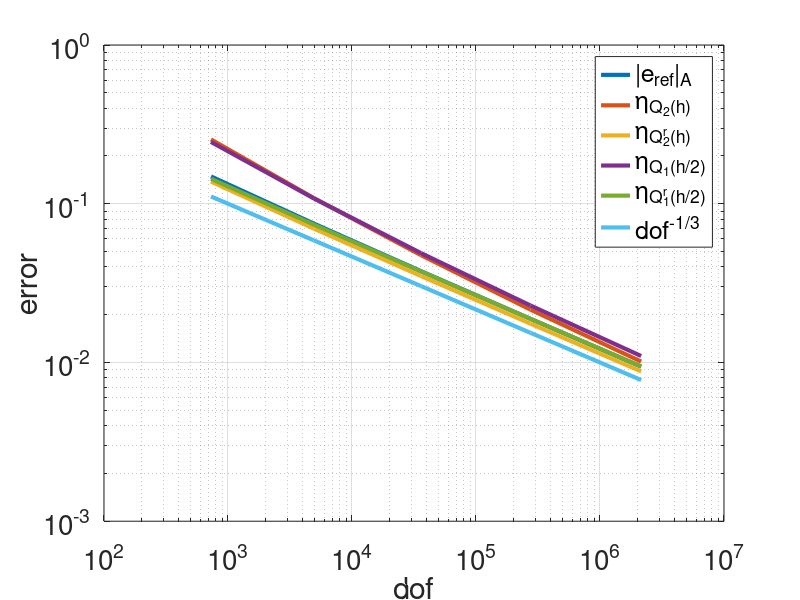
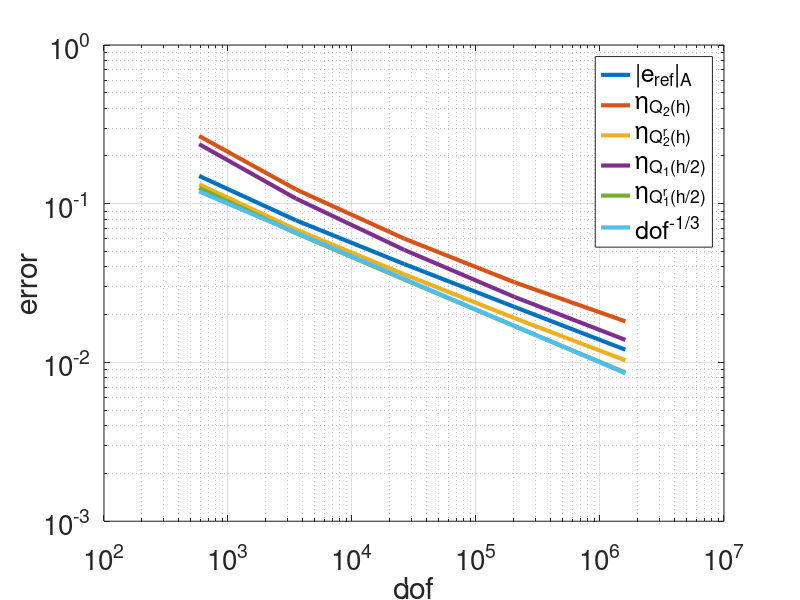
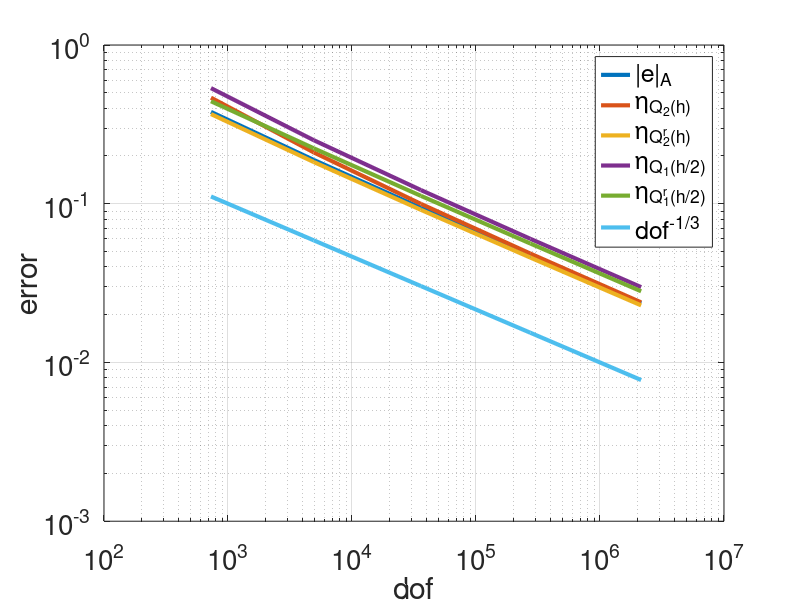
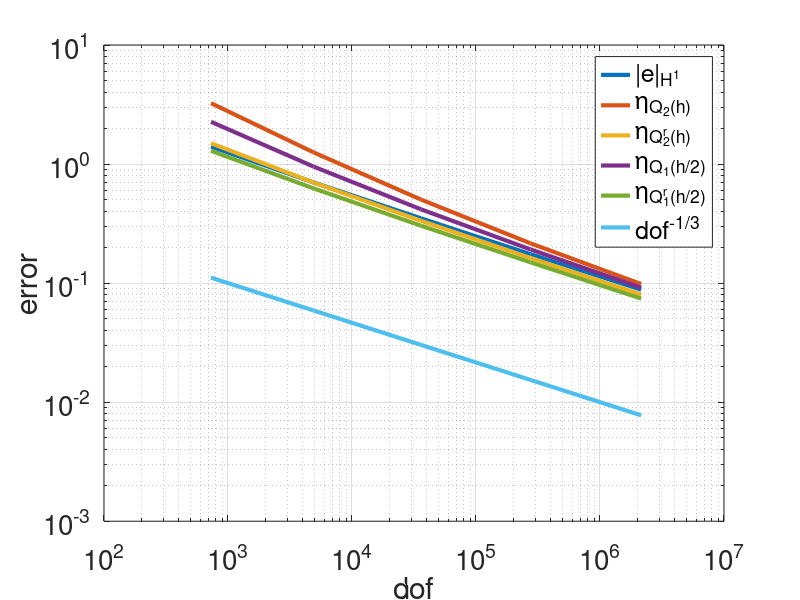

Reproduce these figures in MATLAB, in order.
%CONVERGENCE_RATE_CHECK generate plot for test problems with analytic solutions
% IFISS scriptfile: DJS; 29 July 2022.
% Copyright (c) 2022 G. Papanikos, C.E. Powell, D.J. Silvester
close all

% cube domain constant source (test problem 1)
figure(1)

loglog([9*9*9,17*17*17,33*33*33 65*65*65 129*129*129 ],[0.148626742530367,0.075046364876659,0.037635974091263,0.018833272413076,0.009415702360345],'-','LineWidth',3);
hold on

loglog([9*9*9,17*17*17,33*33*33 65*65*65 129*129*129 ],[0.2541448,0.108706514872479,0.047463381521142,0.021532274959825,0.010131086735572],'-','LineWidth',3);
hold on
loglog([9*9*9,17*17*17,33*33*33 65*65*65 129*129*129 ],[0.1379063,0.0697723,0.0350505,0.0175613,0.0087891],'-','LineWidth',3);
hold on
loglog([9*9*9,17*17*17,33*33*33 65*65*65 129*129*129 ],[0.2450525,0.1080969,0.0489049,0.0228648,0.0109837],'-','LineWidth',3);
hold on
loglog([9*9*9,17*17*17,33*33*33 65*65*65 129*129*129 ],[0.1435903,0.0739191,0.0374577,0.0188456,0.0094504],'-','LineWidth',3);
hold on

loglog([9*9*9,17*17*17,33*33*33 65*65*65 129*129*129 ],[(9*9*9)^(-1/3),(17*17*17)^(-1/3),(33*33*33)^(-1/3) (65*65*65)^(-1/3),(129*129*129)^(-1/3)],'-','LineWidth',3);

legend('|e_{ref}|_A','\eta_{Q_2(h)}','\eta_{Q^r_2(h)}','\eta_{Q_1(h/2)}','\eta_{Q^r_1(h/2)}','dof^{-1/3}')
xlabel('dof')
ylabel('error')
grid on
set(gca,'FontSize',20)

% stair-shaped domain constant source (test problem 2)
figure(2)

% |e_{ref}|_A
loglog([9*9*9-4*4*9,17*17*17-9*9*17,33*33*33-17*17*33,65*65*65-33*33*65,129*129*129-65*65*129],[0.149663065863207, 0.078566141683815 ,0.041679823009049,0.022402254076070,0.012030436875632],'-','LineWidth',3);
hold on

% eta_Q2(h)
loglog([9*9*9-4*4*9,17*17*17-9*9*17,33*33*33-17*17*33,65*65*65-33*33*65,129*129*129-65*65*129],[0.267049, 0.123043 ,0.060260,0.032011,0.018158],'-','LineWidth',3);
hold on
%eta_Q2r(h)
loglog([9*9*9-4*4*9,17*17*17-9*9*17,33*33*33-17*17*33,65*65*65-33*33*65,129*129*129-65*65*129],[0.1325502, 0.0687429 ,0.0359079,0.0190414,0.0103096],'-','LineWidth',3);
hold on
% eta_Q1(h/2)
loglog([9*9*9-4*4*9,17*17*17-9*9*17,33*33*33-17*17*33,65*65*65-33*33*65,129*129*129-65*65*129],[0.2372404, 0.1077145 ,0.0511975, 0.0258884,0.0138730],'-','LineWidth',3);
hold on
% eta_Qr1(h/2)
loglog([9*9*9-4*4*9,17*17*17-9*9*17,33*33*33-17*17*33,65*65*65-33*33*65,129*129*129-65*65*129],[0.1256711, 0.0651946 ,0.0333126, 0.0169479,0.0086402],'-','LineWidth',3);
hold on

loglog([9*9*9-4*4*9,17*17*17-9*9*17,33*33*33-17*17*33,65*65*65-33*33*65,129*129*129-65*65*129],[(9*9*9-4*4*9)^(-1/3),(17*17*17-9*9*17)^(-1/3),(33*33*33-17*17*33)^(-1/3),(65*65*65-33*33*65)^(-1/3),(129*129*129-65*65*129)^(-1/3)],'-','LineWidth',3);

legend('|e_{ref}|_A','\eta_{Q_2(h)}','\eta_{Q^r_2(h)}','\eta_{Q_1(h/2)}','\eta_{Q^r_1(h/2)}','dof^{-1/3}')
xlabel('dof')
ylabel('error')
grid on
set(gca,'FontSize',20)

% cube domain triquadratic solution (test problem 12)
figure(12)

loglog([9*9*9,17*17*17,33*33*33 65*65*65 129*129*129 ],[0.3788442,0.1887763,0.0943077,0.0471438,0.0235706],'-','LineWidth',3);
hold on
loglog([9*9*9,17*17*17,33*33*33 65*65*65 129*129*129 ],[0.4657930,0.2106518,0.0997873,0.0485151,0.0239136],'-','LineWidth',3);
hold on
loglog([9*9*9,17*17*17,33*33*33 65*65*65 129*129*129 ],[0.3671824,0.1831976,0.0915604,0.0457812,0.0228924],'-','LineWidth',3);
hold on
loglog([9*9*9,17*17*17,33*33*33 65*65*65 129*129*129 ],[0.5350458,0.2514302,0.1219639,0.0600899,0.0298283],'-','LineWidth',3);
hold on
loglog([9*9*9,17*17*17,33*33*33 65*65*65 129*129*129 ],[0.4422674,0.2235419,0.1121385,0.0561332,0.0280793],'-','LineWidth',3);
hold on

loglog([9*9*9,17*17*17,33*33*33 65*65*65 129*129*129 ],[(9*9*9)^(-1/3),(17*17*17)^(-1/3),(33*33*33)^(-1/3) (65*65*65)^(-1/3),(129*129*129)^(-1/3)],'-','LineWidth',3);

legend('|e|_A','\eta_{Q_2(h)}','\eta_{Q^r_2(h)}','\eta_{Q_1(h/2)}','\eta_{Q^r_1(h/2)}','dof^{-1/3}')
xlabel('dof')
ylabel('error')
grid on
set(gca,'FontSize',20)

% cube domain tricubic solution (test problem 13)
figure(13)

loglog([9*9*9,17*17*17,33*33*33 65*65*65 129*129*129 ],[1.4027758,0.7002514,0.3499770,0.1749698,0.0880972],'-','LineWidth',3);
hold on

loglog([9*9*9,17*17*17,33*33*33 65*65*65 129*129*129 ],[3.2480763,1.2513863,0.5035018,0.2159251,0.0982107],'-','LineWidth',3);
hold on
loglog([9*9*9,17*17*17,33*33*33 65*65*65 129*129*129 ],[1.4958679,0.6989984,0.3340088,0.1627508,0.0802863],'-','LineWidth',3);
hold on
loglog([9*9*9,17*17*17,33*33*33 65*65*65 129*129*129 ],[2.2652107,0.9508667,0.4169989,0.1918936,0.0915120],'-','LineWidth',3);
hold on
loglog([9*9*9,17*17*17,33*33*33 65*65*65 129*129*129 ],[1.2930084,0.6237034,0.3037690,0.1495496,0.0741513],'-','LineWidth',3);
hold on

loglog([9*9*9,17*17*17,33*33*33 65*65*65 129*129*129 ],[(9*9*9)^(-1/3),(17*17*17)^(-1/3),(33*33*33)^(-1/3) (65*65*65)^(-1/3),(129*129*129)^(-1/3)],'-','LineWidth',3);

legend('|e|_{H^1}','\eta_{Q_2(h)}','\eta_{Q^r_2(h)}','\eta_{Q_1(h/2)}','\eta_{Q^r_1(h/2)}','dof^{-1/3}')
xlabel('dof')
ylabel('error')
grid on
set(gca,'FontSize',20)

